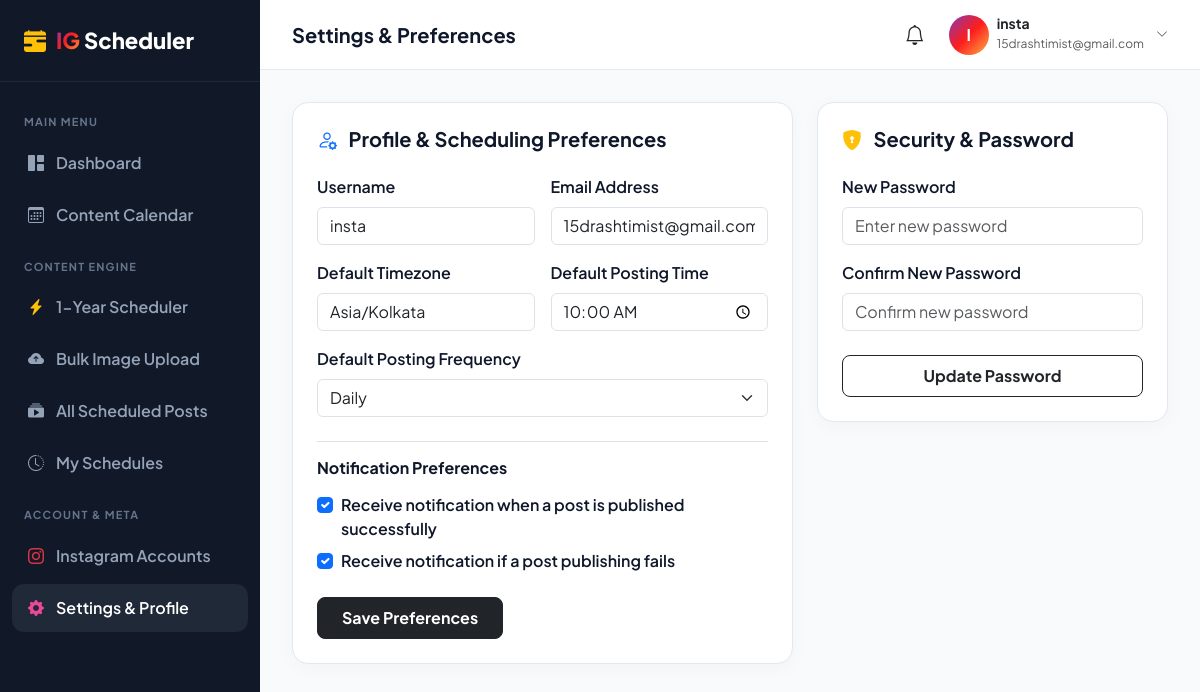
Page /settings/ (signed in) on the committed database.
### scheduler/models.py (models this page shows, shortened)
class UserProfile(models.Model):
    user = models.OneToOneField(User, on_delete=models.CASCADE, related_name="profile")
    timezone = models.CharField(max_length=50, default="Asia/Kolkata")
    default_posting_time = models.TimeField(default="10:00:00")
    default_frequency = models.CharField(max_length=20, default="daily")
    notify_on_publish = models.BooleanField(default=True)
    notify_on_failure = models.BooleanField(default=True)

### scheduler/views.py (the view)
# urls.py: path("settings/", views.settings_view, name="settings"),
@login_required(login_url="login")
def settings_view(request):
    profile, created = UserProfile.objects.get_or_create(user=request.user)
    if request.method == "POST":
        if "update_profile" in request.POST:
            email = request.POST.get("email")
            username = request.POST.get("username")
            if username and username != request.user.username:
                if User.objects.filter(username=username).exclude(pk=request.user.pk).exists():
                    messages.error(request, "Username is already taken.")
                else:
                    request.user.username = username
            if email and email != request.user.email:
                if User.objects.filter(email=email).exclude(pk=request.user.pk).exists():
                    messages.error(request, "Email is already taken.")
                else:
                    request.user.email = email
            request.user.save()
            form = UserProfileForm(request.POST, instance=profile)
            if form.is_valid():
                form.save()
                messages.success(request, "Settings updated successfully.")
                return redirect("settings")
        elif "change_password" in request.POST:
            pwd_form = SetPasswordForm(request.user, request.POST)
            if pwd_form.is_valid():
                user = pwd_form.save()
                update_session_auth_hash(request, user)
                messages.success(request, "Your password was successfully updated!")
                return redirect("settings")
            else:
                messages.error(request, "Please correct the password errors below.")
    else:
        form = UserProfileForm(instance=profile)
        pwd_form = SetPasswordForm(request.user)
    return render(request, "settings/settings.html", {"form": form, "pwd_form": pwd_form, "profile": profile})

### scheduler/forms.py
class UserProfileForm(forms.ModelForm):
    class Meta:
        model = UserProfile
        fields = ["timezone", "default_posting_time", "default_frequency", "notify_on_publish", "notify_on_failure"]
        widgets = {
            "timezone": forms.TextInput(attrs={"class": "form-control"}),
            "default_posting_time": forms.TimeInput(attrs={"type": "time", "class": "form-control"}),
            "default_frequency": forms.Select(attrs={"class": "form-select"}, choices=[
                ("daily", "Daily"),
                ("every_2_days", "Every 2 Days"),
                ("weekly", "Weekly"),
            ]),
            "notify_on_publish": forms.CheckboxInput(attrs={"class": "form-check-input"}),
            "notify_on_failure": forms.CheckboxInput(attrs={"class": "form-check-input"}),
        }

### templates/settings/settings.html (shortened to what this page needs)
{% extends "base.html" %}
{% block page_header %}Settings & Preferences{% endblock %}
{% block content %}
<div class="row g-4">
    <div class="col-lg-7">
        <div class="card-custom p-4 mb-4">
            <h5 class="fw-bold mb-4"><i class="bi bi-person-gear text-primary me-2"></i> Profile & Scheduling Preferences</h5>
            <form method="POST">
                <div class="row g-3 mb-3">
                    <div class="col-md-6">
                        <label class="form-label fw-semibold">Username</label>
                        <input type="text" name="username" class="form-control" value="{{ user.username }}" required>
                    </div>
                    <div class="col-md-6">
                        <label class="form-label fw-semibold">Email Address</label>
                        <input type="email" name="email" class="form-control" value="{{ user.email }}" required>
                    </div>
                </div>
                <div class="row g-3 mb-3">
                    <div class="col-md-6">
                        <label class="form-label fw-semibold">Default Timezone</label>
                        {{ form.timezone }}
                    </div>
                    <div class="col-md-6">
                        <label class="form-label fw-semibold">Default Posting Time</label>
                        {{ form.default_posting_time }}
                    </div>
                </div>
                <div class="mb-4">
                    <label class="form-label fw-semibold">Default Posting Frequency</label>
                    {{ form.default_frequency }}
                </div>
                <h6 class="fw-bold mb-3 border-top pt-3">Notification Preferences</h6>
                <div class="form-check mb-2">
                    {{ form.notify_on_publish }}
                    <label class="form-check-label fw-semibold" for="{{ form.notify_on_publish.id_for_label }}">
                        Receive notification when a post is published successfully
                    </label>
                </div>
                <div class="form-check mb-4">
                    {{ form.notify_on_failure }}
                    <label class="form-check-label fw-semibold" for="{{ form.notify_on_failure.id_for_label }}">
                        Receive notification if a post publishing fails
                    </label>
                </div>
                <button type="submit" class="btn btn-dark fw-bold px-4 py-2 rounded-3">Save Preferences</button>
            </form>
        </div>
    </div>
    <div class="col-lg-5">
        <div class="card-custom p-4">
            <h5 class="fw-bold mb-4"><i class="bi bi-shield-lock-fill text-warning me-2"></i> Security & Password</h5>
            <form method="POST">
                <div class="mb-3">
                    <label class="form-label fw-semibold">New Password</label>
                    <input type="password" name="new_password1" class="form-control" required placeholder="Enter new password">
                </div>
                <div class="mb-4">
                    <label class="form-label fw-semibold">Confirm New Password</label>
                    <input type="password" name="new_password2" class="form-control" required placeholder="Confirm new password">
                </div>
                <button type="submit" class="btn btn-outline-dark w-100 fw-bold py-2 rounded-3">Update Password</button>
            </form>
        </div>
    </div>
</div>
{% endblock %}

### templates/base.html (shortened to what this page needs)
<!DOCTYPE html>
<html lang="en">
<head>
    <link href="https://cdn.jsdelivr.net/npm/bootstrap@5.3.3/dist/css/bootstrap.min.css" rel="stylesheet">
    <link rel="stylesheet" href="https://cdn.jsdelivr.net/npm/bootstrap-icons@1.11.3/font/bootstrap-icons.min.css">
</head>
<body>
    <aside class="app-sidebar" id="appSidebar">
        <a href="{% url 'dashboard' %}" class="sidebar-brand">
            <i class="bi bi-calendar-range-fill text-warning"></i>
            <div><span>IG</span> Scheduler</div>
        </a>
        <ul class="sidebar-menu">
            <li class="menu-header">Main Menu</li>
            <li>
                <a href="{% url 'dashboard' %}" class="sidebar-link {% if request.resolver_match.url_name == 'dashboard' %}active{% endif %}">
                    <i class="bi bi-grid-1x2-fill"></i> Dashboard
                </a>
            </li>
            <li>
                <a href="{% url 'calendar' %}" class="sidebar-link {% if request.resolver_match.url_name == 'calendar' %}active{% endif %}">
                    <i class="bi bi-calendar3"></i> Content Calendar
                </a>
            </li>
            <li class="menu-header">Content Engine</li>
            <li>
                <a href="{% url 'schedule_create' %}" class="sidebar-link {% if request.resolver_match.url_name == 'schedule_create' %}active{% endif %}">
                    <i class="bi bi-lightning-charge-fill text-warning"></i> 1-Year Scheduler
                </a>
            </li>
            <li>
                <a href="{% url 'bulk_upload' %}" class="sidebar-link {% if request.resolver_match.url_name == 'bulk_upload' %}active{% endif %}">
                    <i class="bi bi-cloud-arrow-up-fill"></i> Bulk Image Upload
                </a>
            </li>
            <li>
                <a href="{% url 'posts_list' %}" class="sidebar-link {% if request.resolver_match.url_name == 'posts_list' %}active{% endif %}">
                    <i class="bi bi-collection-play-fill"></i> All Scheduled Posts
                </a>
            </li>
            <li>
                <a href="{% url 'schedule_list' %}" class="sidebar-link {% if request.resolver_match.url_name == 'schedule_list' %}active{% endif %}">
                    <i class="bi bi-clock-history"></i> My Schedules
                </a>
            </li>
            <li class="menu-header">Account & Meta</li>
            <li>
                <a href="{% url 'instagram_accounts' %}" class="sidebar-link {% if request.resolver_match.url_name == 'instagram_accounts' %}active{% endif %}">
                    <i class="bi bi-instagram text-danger"></i> Instagram Accounts
                </a>
            </li>
            <li>
                <a href="{% url 'settings' %}" class="sidebar-link {% if request.resolver_match.url_name == 'settings' %}active{% endif %}">
                    <i class="bi bi-gear-fill"></i> Settings & Profile
                </a>
            </li>
        </ul>
    </aside>
    <div class="app-main">
        <header class="app-topbar">
            <div class="d-flex align-items-center gap-3">
                <h5 class="m-0 fw-bold">{% block page_header %}Dashboard{% endblock %}</h5>
            </div>
            <div class="d-flex align-items-center gap-4">
                <div class="dropdown">
                    <a href="#" class="position-relative text-dark fs-5" data-bs-toggle="dropdown">
                        <i class="bi bi-bell"></i>
                    </a>
                </div>
                <div class="dropdown">
                    <a href="#" class="d-flex align-items-center gap-2 text-decoration-none text-dark" data-bs-toggle="dropdown">
                        <div class="user-avatar">
                            {{ user.username|slice:":1"|upper }}
                        </div>
                        <div class="d-none d-md-block text-start">
                            <div class="fw-bold lh-1" style="font-size: 14px;">{{ user.username }}</div>
                            <small class="text-muted" style="font-size: 12px;">{{ user.email }}</small>
                        </div>
                        <i class="bi bi-chevron-down text-muted ms-1" style="font-size: 12px;"></i>
                    </a>
                </div>
            </div>
        </header>
        <main class="content-container">
            {% block content %}{% endblock %}
        </main>
    </div>
</body>
</html>

### templates/base.html (style rules this page uses)
:root { --sidebar-width: 260px; --primary-gradient: linear-gradient(135deg, #833ab4, #fd1d1d, #fcb045); --dark-bg: #111827; --dark-card: #1f2937; }
body { font-family: 'Plus Jakarta Sans', sans-serif; background-color: #f8fafc; color: #0f172a; min-height: 100vh; }
.app-sidebar { width: var(--sidebar-width); height: 100vh; position: fixed; top: 0; left: 0; background-color: var(--dark-bg); color: #94a3b8; z-index: 1030; transition: all 0.3s ease; overflow-y: auto; }
.sidebar-brand { padding: 24px; font-size: 22px; font-weight: 800; color: #ffffff; border-bottom: 1px solid #1e293b; display: flex; align-items: center; gap: 10px; text-decoration: none; }
.sidebar-brand span { background: var(--primary-gradient); -webkit-background-clip: text; -webkit-text-fill-color: transparent; }
.sidebar-menu { padding: 16px 12px; list-style: none; margin: 0; }
.menu-header { font-size: 11px; text-transform: uppercase; letter-spacing: 1.2px; color: #64748b; font-weight: 700; padding: 16px 12px 8px; }
.sidebar-link { display: flex; align-items: center; gap: 12px; padding: 12px 16px; color: #94a3b8; text-decoration: none; font-weight: 600; border-radius: 12px; transition: all 0.2s ease; margin-bottom: 4px; }
.sidebar-link:hover, .sidebar-link.active { background-color: var(--dark-card); color: #ffffff; }
.sidebar-link.active i { color: #ec4899; }
.app-main { margin-left: var(--sidebar-width); min-height: 100vh; display: flex; flex-direction: column; transition: all 0.3s ease; }
.app-topbar { height: 70px; background: #ffffff; border-bottom: 1px solid #e2e8f0; padding: 0 32px; display: flex; align-items: center; justify-content: space-between; position: sticky; top: 0; z-index: 1020; }
.user-avatar { width: 40px; height: 40px; border-radius: 50%; background: var(--primary-gradient); color: white; display: flex; align-items: center; justify-content: center; font-weight: 700; }
.content-container { padding: 32px; flex: 1; }
.card-custom { background: #ffffff; border-radius: 16px; border: 1px solid #e2e8f0; box-shadow: 0 4px 20px rgba(0,0,0,0.03); transition: all 0.2s ease; }

### rows in the picture
UserProfile: timezone "Asia/Kolkata", default_posting_time "10:00:00", default_frequency "Daily", notify_on_publish "☑", notify_on_failure "☑"

### other values in the picture
{{ user.username|slice:":1"|upper }} "I"
{{ user.username }} "insta"
{{ user.email }} "15drashtimist@gmail.com"
